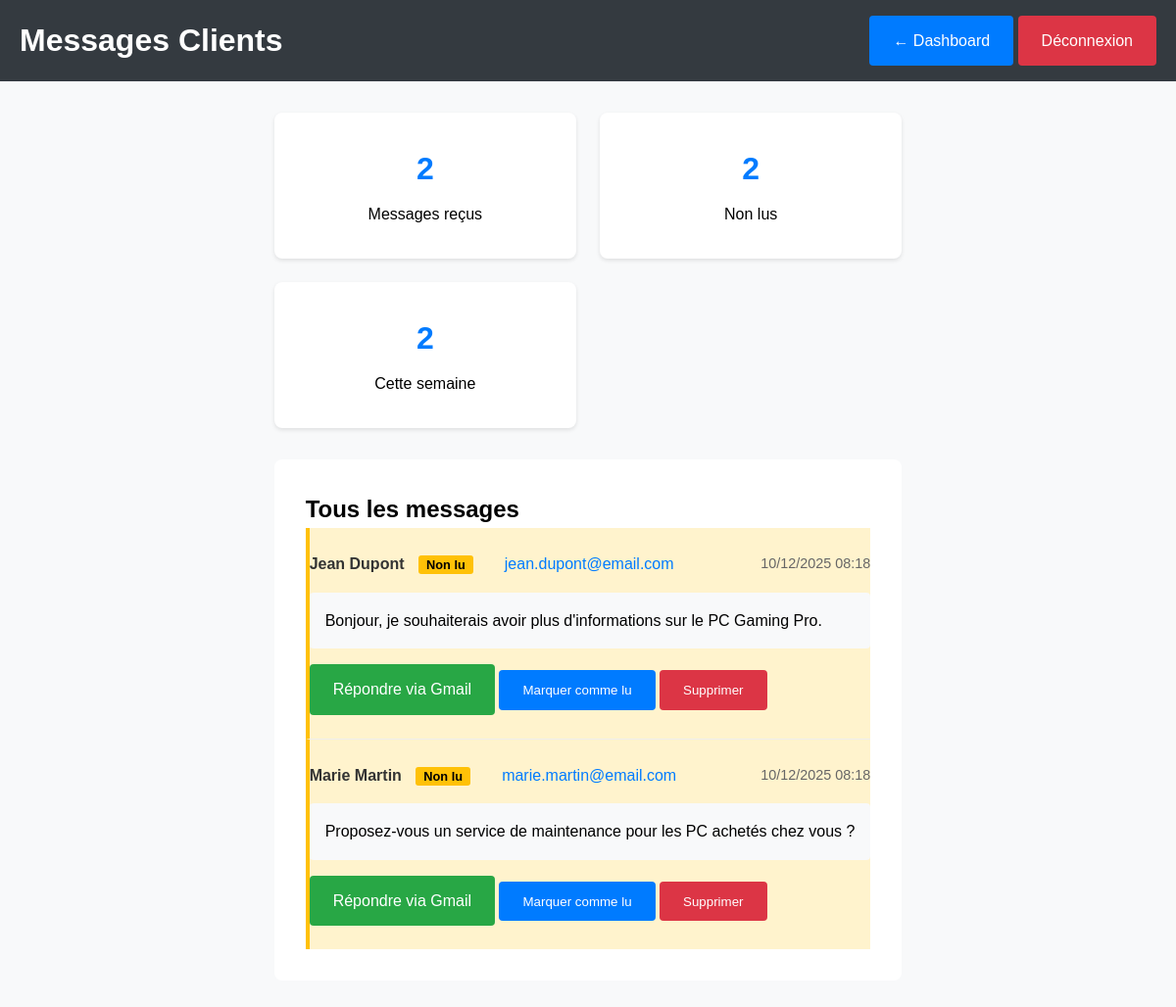
Page /admin/messages.php (signed in) on the committed database.
### tables this page shows
CREATE TABLE `contacts` (
  `id` int(11) NOT NULL AUTO_INCREMENT,
  `nom` varchar(100) NOT NULL,
  `email` varchar(100) NOT NULL,
  `message` text NOT NULL,
  `date_creation` timestamp NOT NULL DEFAULT current_timestamp(),
  `lu` tinyint(1) DEFAULT 0,
  PRIMARY KEY (`id`)
);

### admin/messages.php (the view, shortened to what this page needs)
<?php
require_once '../config.php';
try {
    $messages = $pdo->query("SELECT * FROM contacts ORDER BY date_creation DESC")->fetchAll();
} catch(Exception $e) {
    $messages = [];
}
?>
<!DOCTYPE html>
<html lang="fr" class="admin-page">
<head>
    <link rel="stylesheet" href="../assets/style.css">
</head>
<body>
    <header class="admin-header">
        <div class="container">
            <h1>Messages Clients</h1>
            <div>
                <a href="dashboard.php" class="admin-btn">← Dashboard</a>
                <a href="logout.php" class="admin-btn btn-danger">Déconnexion</a>
            </div>
        </div>
    </header>
    <div class="admin-container">
        <div class="stats">
            <div class="stat-card">
                <h3><?php echo count($messages); ?></h3>
                <p>Messages reçus</p>
            </div>
            <div class="stat-card">
                <h3><?php echo count(array_filter($messages, function($m) { return isset($m['lu']) && $m['lu'] == 0; })); ?></h3>
                <p>Non lus</p>
            </div>
            <div class="stat-card">
                <h3><?php echo count(array_filter($messages, function($m) { return strtotime($m['date_creation']) > strtotime('-7 days'); })); ?></h3>
                <p>Cette semaine</p>
            </div>
        </div>
        <div class="messages-list">
            <h2>Tous les messages</h2>
            <?php if ($messages): ?>
                <?php foreach ($messages as $msg): ?>
                <div class="message-item" style="<?php echo (isset($msg['lu']) && $msg['lu'] == 0) ? 'background: #fff3cd; border-left: 4px solid #ffc107;' : ''; ?>">
                    <div class="message-header">
                        <div class="message-info">
                            <div class="message-name">
                                <?php echo htmlspecialchars($msg['nom']); ?>
                                <?php if (isset($msg['lu']) && $msg['lu'] == 0): ?>
                                    <span style="background: #ffc107; color: #000; padding: 2px 8px; border-radius: 3px; font-size: 0.8rem; margin-left: 10px;">Non lu</span>
                                <?php endif; ?>
                            </div>
                            <div class="message-email"><?php echo htmlspecialchars($msg['email']); ?></div>
                        </div>
                        <div class="message-date"><?php echo date('d/m/Y H:i', strtotime($msg['date_creation'])); ?></div>
                    </div>
                    <div class="message-content">
                        <?php echo nl2br(htmlspecialchars($msg['message'])); ?>
                    </div>
                    <div>
                        <a href="https://mail.google.com/mail/?view=cm&fs=1&to=<?php echo urlencode($msg['email']); ?>&su=<?php echo urlencode('Re: Votre message'); ?>&body=<?php echo urlencode('Bonjour ' . $msg['nom'] . ',\n\n'); ?>" target="_blank" class="admin-btn btn-success">Répondre via Gmail</a>
                        <?php if (isset($msg['lu']) && $msg['lu'] == 0): ?>
                        <form method="post" style="display: inline;">
                            <button type="submit" class="admin-btn">Marquer comme lu</button>
                        </form>
                        <?php endif; ?>
                        <form method="post" style="display: inline;">
                            <button type="submit" class="admin-btn btn-danger" onclick="return confirm('Supprimer ?')">Supprimer</button>
                        </form>
                    </div>
                </div>
                <?php endforeach; ?>
            <?php else: ?>
                <p>Aucun message reçu.</p>
            <?php endif; ?>
        </div>
    </div>
</body>
</html>

### assets/style.css (style rules this page uses)
* { margin: 0; padding: 0; box-sizing: border-box; }
body { font-family: Arial, sans-serif; line-height: 1.6; min-height: 100vh; display: flex; flex-direction: column; }
.container { max-width: 1200px; margin: 0 auto; padding: 0 20px; }
header { background: #333; color: white; padding: 1rem 0; }
body { font-family: Arial, sans-serif; }
.admin-page body { font-family: Arial, sans-serif; margin: 0; background: #f8f9fa; }
.admin-header { background: #343a40; color: white; padding: 1rem 0; }
.admin-header .container { max-width: 1200px; margin: 0 auto; padding: 0 20px; display: flex; justify-content: space-between; align-items: center; }
.admin-container { max-width: 1200px; margin: 0 auto; padding: 2rem 20px; }
.stats { display: grid; grid-template-columns: repeat(auto-fit, minmax(200px, 1fr)); gap: 1.5rem; margin-bottom: 2rem; }
.stat-card { background: white; padding: 2rem; border-radius: 8px; text-align: center; box-shadow: 0 2px 4px rgba(0,0,0,0.1); }
.stat-card h3 { font-size: 2rem; color: #007bff; margin-bottom: 0.5rem; }
.admin-btn { padding: 0.8rem 1.5rem; background: #007bff; color: white; border: none; border-radius: 4px; cursor: pointer; text-decoration: none; display: inline-block; }
.btn-danger { background: #dc3545; }
.btn-success { background: #28a745; }
.pc-list, .actualites-list, .messages-list { background: white; padding: 2rem; border-radius: 8px; }
.actualite-item, .message-item { border-bottom: 1px solid #eee; padding: 1.5rem 0; }
.actualite-item:last-child, .message-item:last-child { border-bottom: none; }
.actualite-header, .message-header { display: flex; justify-content: space-between; align-items: center; margin-bottom: 1rem; }
.actualite-title, .message-name { font-weight: bold; color: #333; }
.actualite-date, .message-date { color: #666; font-size: 0.9rem; }
.message-info { display: flex; gap: 2rem; }
.message-email { color: #007bff; }
.message-content { background: #f8f9fa; padding: 1rem; border-radius: 4px; margin-bottom: 1rem; }

### rows in the picture
contacts: nom "Jean Dupont", lu "Non lu", email "jean.dupont@email.com", date_creation "10/12/2025 08:18", message "Bonjour, je souhaiterais avoir plus d'informations sur le PC Gaming Pro."
contacts: nom "Marie Martin", lu "Non lu", email "marie.martin@email.com", date_creation "10/12/2025 08:18", message "Proposez-vous un service de maintenance pour les PC achetés chez vous ?"

### other values in the picture
count($messages) "2"
